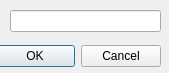
<?xml version="1.0" encoding="UTF-8"?>
<ui version="4.0">
 <class>KaimalPSDShearVelocityDialog</class>
 <widget class="QDialog" name="KaimalPSDShearVelocityDialog">
  <property name="geometry">
   <rect>
    <x>0</x>
    <y>0</y>
    <width>169</width>
    <height>73</height>
   </rect>
  </property>
  <property name="windowTitle">
   <string>Shear Velocity</string>
  </property>
  <widget class="QDialogButtonBox" name="buttonBox">
   <property name="geometry">
    <rect>
     <x>-180</x>
     <y>40</y>
     <width>341</width>
     <height>32</height>
    </rect>
   </property>
   <property name="orientation">
    <enum>Qt::Horizontal</enum>
   </property>
   <property name="standardButtons">
    <set>QDialogButtonBox::Cancel|QDialogButtonBox::Ok</set>
   </property>
  </widget>
  <widget class="QLineEdit" name="lineEditShearVelocity">
   <property name="geometry">
    <rect>
     <x>10</x>
     <y>10</y>
     <width>151</width>
     <height>22</height>
    </rect>
   </property>
  </widget>
 </widget>
 <resources/>
 <connections>
  <connection>
   <sender>buttonBox</sender>
   <signal>accepted()</signal>
   <receiver>KaimalPSDShearVelocityDialog</receiver>
   <slot>accept()</slot>
   <hints>
    <hint type="sourcelabel">
     <x>248</x>
     <y>254</y>
    </hint>
    <hint type="destinationlabel">
     <x>157</x>
     <y>274</y>
    </hint>
   </hints>
  </connection>
  <connection>
   <sender>buttonBox</sender>
   <signal>rejected()</signal>
   <receiver>KaimalPSDShearVelocityDialog</receiver>
   <slot>reject()</slot>
   <hints>
    <hint type="sourcelabel">
     <x>316</x>
     <y>260</y>
    </hint>
    <hint type="destinationlabel">
     <x>286</x>
     <y>274</y>
    </hint>
   </hints>
  </connection>
 </connections>
</ui>
